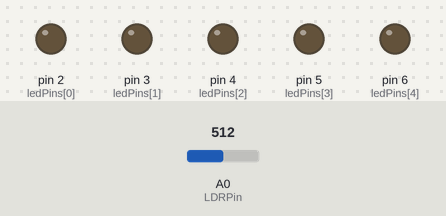
The sketch below on a simulated Arduino Uno, built with avr-gcc and run on an emulated ATmega328P. Shown: output pins drawn as LEDs (lit = HIGH). The inputs (shaded band) are chosen by the test bench; at power-on: A0 (LDRPin) = 512.

Above: at 1.2 s.
1.3 s: A0 (LDRPin) set to 490
At 2.5 s:
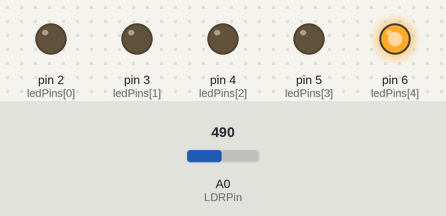
2.8 s: A0 (LDRPin) set to 440
At 3.8 s:
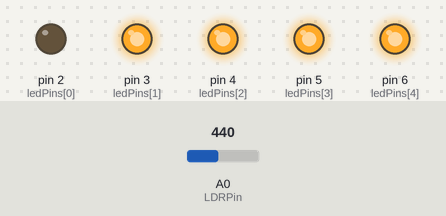
4.3 s: A0 (LDRPin) set to 431
At 5.0 s:
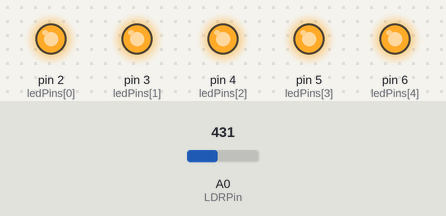
5.8 s: A0 (LDRPin) set to 460
At 6.3 s:
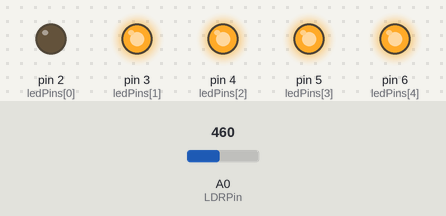
7.3 s: A0 (LDRPin) set to 510
At 8.7 s:
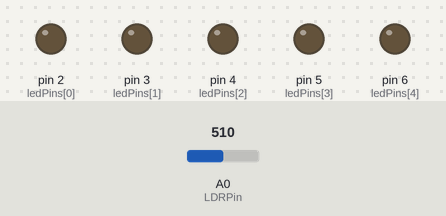
Timing chart, 0 to 9.8 s (numbered marks = the images above; inputs shaded):
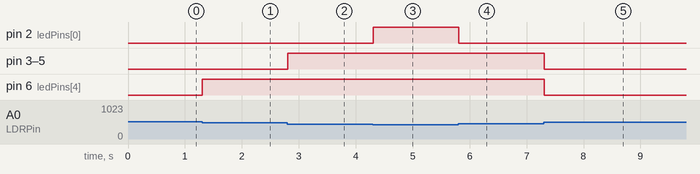

Measured:
- the behaviour switches between 500 and 499 on A0 (LDRPin) (found by bisection; images 0 and 1)
- the behaviour switches between 438 and 437 on A0 (LDRPin) (found by bisection; images 2 and 3)
- after the input at 1.3 s, pin 6 (ledPins[4]): LOW → HIGH at once
- after the input at 2.8 s, pin 3 (ledPins[1]), pin 4 (ledPins[2]), pin 5 (ledPins[3]): LOW → HIGH at once
- after the input at 4.3 s, pin 2 (ledPins[0]): LOW → HIGH at once
- after the input at 5.8 s, pin 2 (ledPins[0]): HIGH → LOW at once
- after the input at 7.3 s, pin 3 (ledPins[1]), pin 4 (ledPins[2]), pin 5 (ledPins[3]), pin 6 (ledPins[4]): HIGH → LOW at once

The sketch:

EXP_3_LDR_intensity.ino
```cpp
int LDRPin = A0;
int ledPins[] = {2, 3, 4, 5, 6};

void setup() {
  Serial.begin(9600);

  for (int i = 0; i < 5; i++) {
    pinMode(ledPins[i], OUTPUT);
    digitalWrite(ledPins[i], LOW);
  }
}

void loop() {
  int sensorValue = analogRead(LDRPin);


  int lowThreshold = 450;
  int highThreshold = 500;
  int ledLevel = map(sensorValue, lowThreshold, highThreshold, 0, 4);

  for (int i = 0; i < 5; i++) {
    if (i <= ledLevel) {
      digitalWrite(ledPins[i], LOW);
    } else {
      digitalWrite(ledPins[i], HIGH);
    }
  }

  delay(100);
}
```
